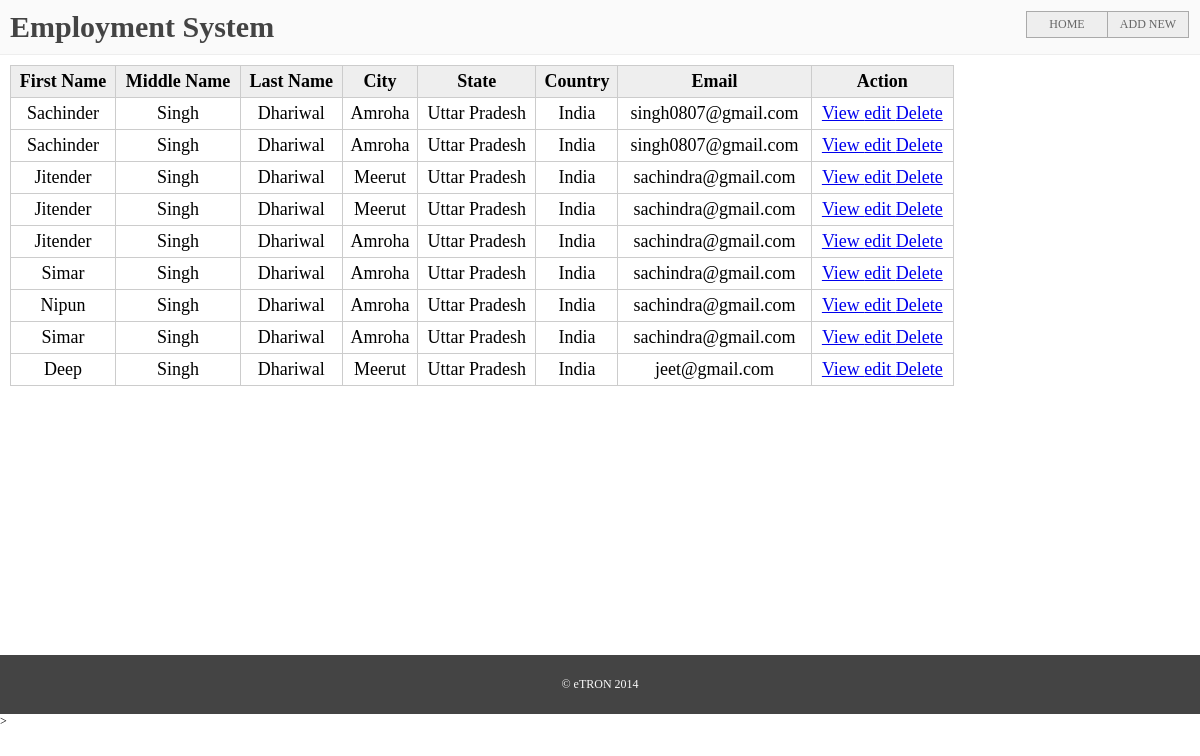
Before: / with the older database file.
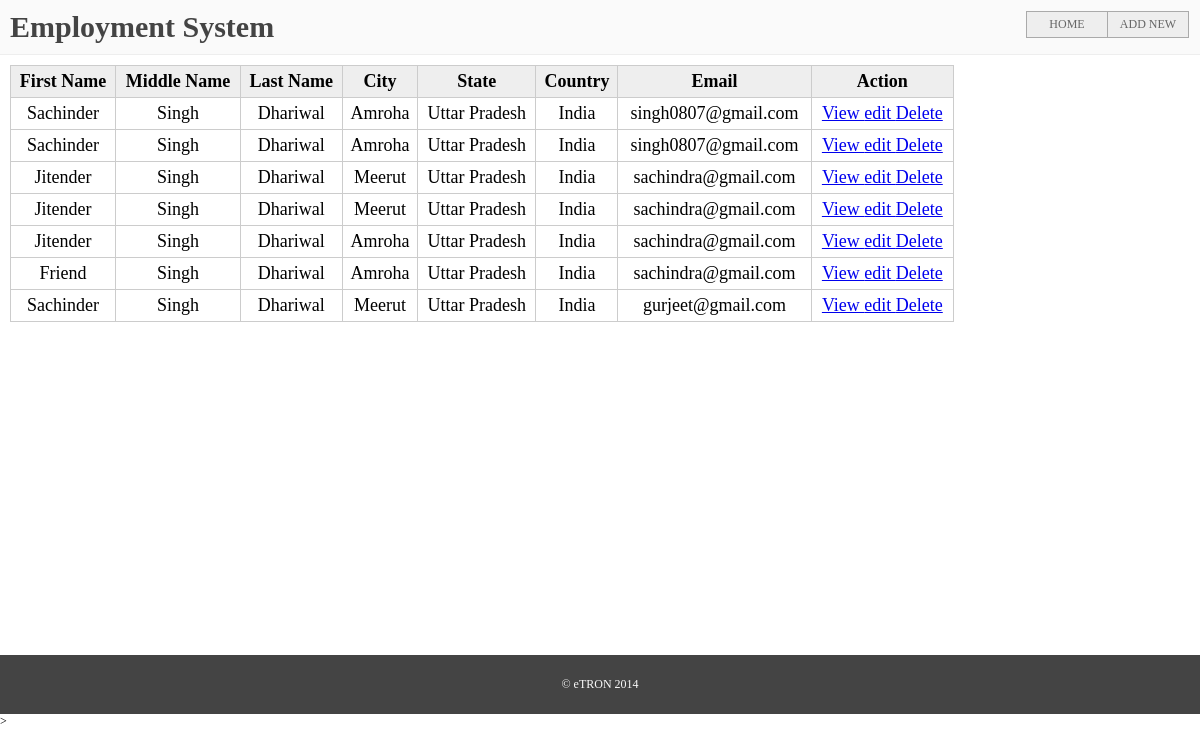
After: the same page with the newer database file.
### employment/models.py (models this page shows)
class Employer(models.Model):
	fname = models.CharField("First Name", max_length=20)
	mname = models.CharField("Middle Name", max_length=20 )
	lname = models.CharField("Last Name", max_length=20)
	city = models.CharField("City", max_length=50)
	state = models.CharField("State", max_length=50)
	country = models.CharField("Country", max_length=20)
	pincode = models.CharField("Pincode", max_length = 10)
	email = models.CharField("Email", max_length=40)
	mobile = models.CharField("Mobile Number", max_length =18)

### employment/views.py (the view)
# urls.py: url(r'^$', views.home, name= 'home'),
def home(request):
	emp = Employer.objects.all()
	return render(request, 'employment/home.html' , {'emp':emp})

### employment/templates/employment/home.html (shortened to what this page needs)
{% extends 'employment/base.html' %}
{% block content %}
	<table class="emp-table">
		<thead>
			<tr>
				<th>First Name</th>
				<th>Middle Name</th>
				<th>Last Name</th>
				<th>City</th>
				<th>State</th>
				<th>Country</th>
				<th>Email</th>
				<th>Action</th>
			</tr>
		</thead>
		<tbody>
			{% if emp %}
			{% for employe in emp%}
			<tr>
				<td>{{employe.fname}}</td>
				<td>{{employe.mname}}</td>
				<td>{{employe.lname}}</td>
				<td>{{employe.city}}</td>
				<td>{{employe.state}}</td>
				<td>{{employe.country}}</td>
				<td>{{employe.email}}</td>
				<td>
					<a href="{% url 'view-employer' employe.id %}"> View </a>
					<a href="{% url 'edit-employer' employe.id %}"> edit </a>
					<a href="{% url 'confirm-delete' employe.id %}"> Delete </a>
				</td>
			</tr>
			{% endfor %}
			{% else %}
			<tr>
				<td colspan="8">
					No Blog Exit...
				</td>
			</tr>
			{% endif %}
		</tbody>
	</table>
{% endblock %}

### employment/templates/employment/base.html (shortened to what this page needs)
<!DOCTYPE <!DOCTYPE html>
<html lang="en">
<head>
</head>
<body>
	<header>
		<label class="head-text">Employment System </label>
		<nav>
			<a href="{%url 'home'%}"> HOME </a>
			<a href="{%url 'add-employer' %}"> ADD NEW</a>
		</nav>
	</header>
	<article>
		<div class="content">{% block content %} {% endblock %}</div>
	</article>
	<footer>
		<p>&copy; eTRON 2014 </p>
	</footer>
</body>
</html>>

### employment/templates/employment/base.html (style rules this page uses)
body { margin: 0; padding: 0px; font-size: 12px; }
header { overflow: hidden; padding: 10px; display: block; background: #FAFAFA; border-bottom: 1px solid #EEE; }
header .head-text { float: left; font-size: 30px; font-weight: bold; color: #444; }
nav { overflow: hidden; float: right; padding: 1px; }
nav a { display: inline-block; margin-left: -1px; padding: 5px; background: #EEE; color: #666; border: 1px solid #AAA; text-decoration: none; min-width: 70px; text-align: center; float: left; }
table.emp-table { border-collapse: collapse; border-spacing: 0px; width: 80%; font-size: 18px; }
table.emp-table th { background: #EEE; padding: 5px; border: 1px solid #CCC; }
table.emp-table td { text-align: center; padding: 5px; border: 1px solid #CCC; }
article { display: block; min-height: 600px }
footer { display: block; background: #444; color: #FAFAFA; padding: 10px; }
footer p { text-align: center; }
.content { padding: 10px; }

Changed rows visible on the page:
removed Employer: fname "Nipun", mname "Singh", lname "Dhariwal", city "Amroha", state "Uttar Pradesh", country "India", email "sachindra@gmail.com"
removed Employer: fname "Simar", mname "Singh", lname "Dhariwal", city "Amroha", state "Uttar Pradesh", country "India", email "sachindra@gmail.com"
changed Employer: fname "Simar" → "Friend"
changed Employer: fname "Deep" → "Sachinder"; email "jeet@gmail.com" → "gurjeet@gmail.com"
